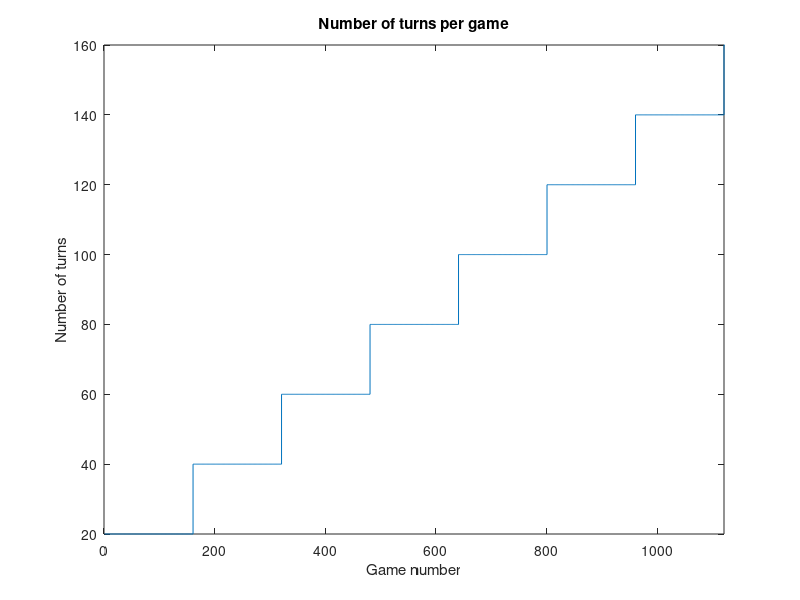

The MATLAB source for this figure:
% clc, clear all, format compact
gameId = 1:10000;
maxRounds  = min(160, ceil(gameId / 160.0) * 20);
fig = 3

figure(fig)
clf(fig)
% subplot(2,1,1)
stairs(gameId, maxRounds)
title("Number of turns per game")
xlabel("Game number")
ylabel("Number of turns")

firstFullLengthRound =min(find(maxRounds==max(max(maxRounds))))
xlim([0,firstFullLengthRound ])

% subplot(2,1,2)
% 
% stairs((20:20:160).*8,20:20:160)
% 
% xlim([0,firstFullLengthRound ])